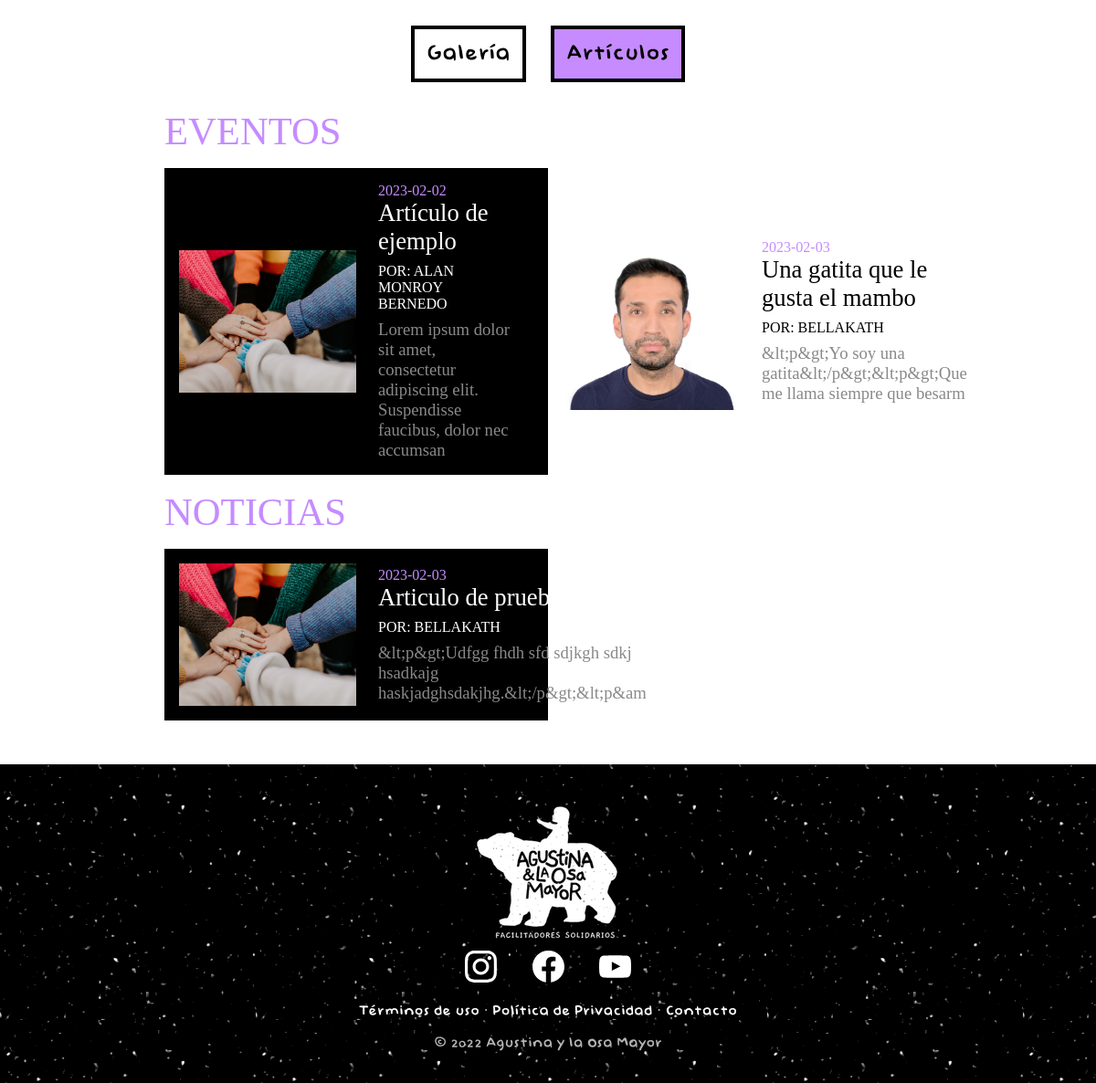
/blog (lower part), run on an earlier commit of the app's database.
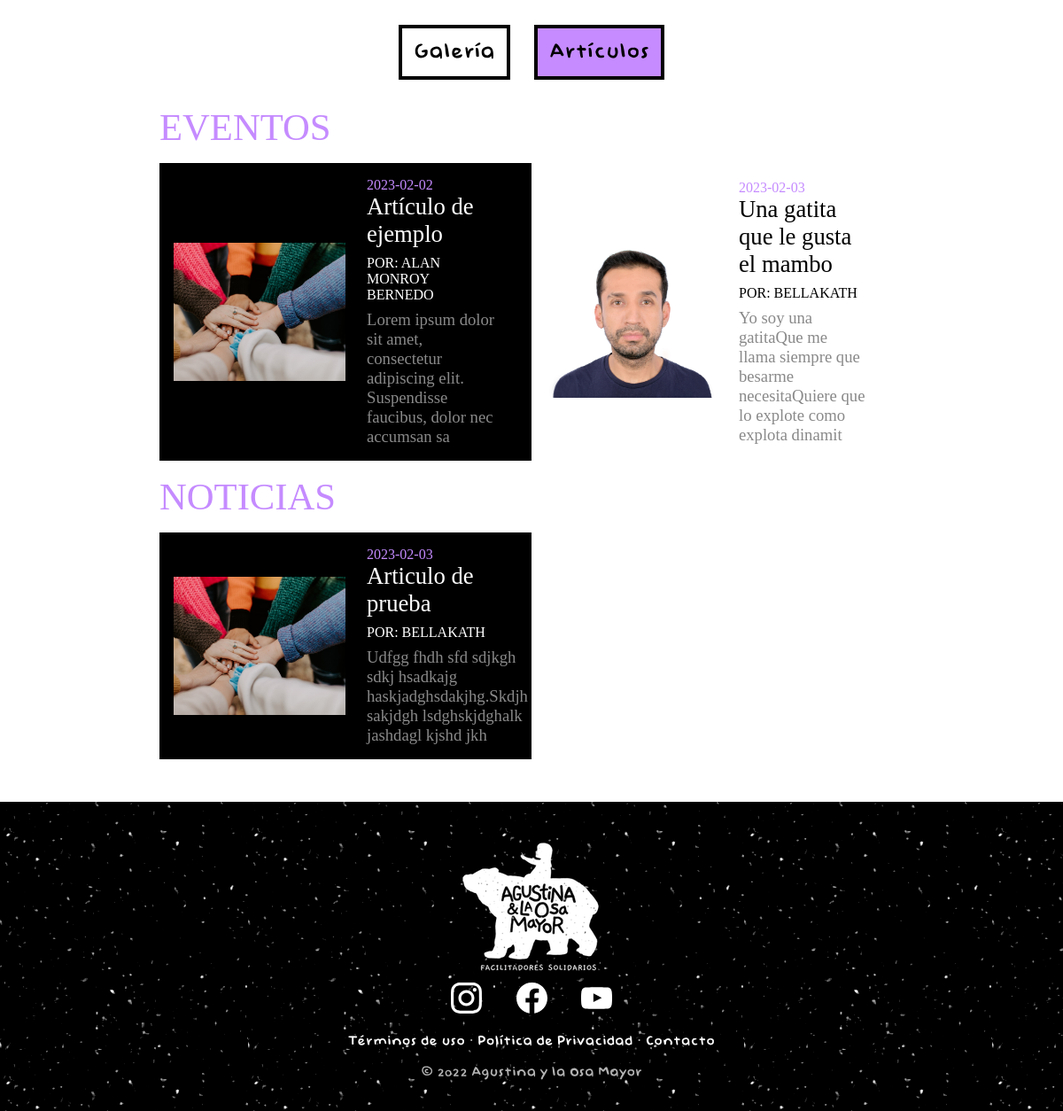
And on a later commit of the database.
### tables this page shows
CREATE TABLE `articulos` (
  `id` int(11) NOT NULL,
  `titulo` varchar(100) NOT NULL,
  `categoria` varchar(25) NOT NULL,
  `autor` varchar(50) NOT NULL,
  `contenido` text NOT NULL,
  `fecha` date NOT NULL DEFAULT current_timestamp(),
  `portada` varchar(100) NOT NULL DEFAULT 'default.png'
);

### htdocs/Core/functions.php (called while the page is built, shortened)
<?php
function base_path($path)
{
    return BASE_PATH . $path;
}
function view($path, $attributes = [])
{
    extract($attributes);
    require base_path('views/' . $path);
}

### htdocs/controllers/blog.php (called while the page is built, shortened)
<?php
$db = App::resolve(Database::class);
$articulos = $db->query('SELECT DISTINCT categoria FROM articulos')->get();
$categorias = array();
foreach ($articulos as $key => $value) {
    $categorias[$articulos[$key]["categoria"]] = [];
}
$articulos = $db->query('SELECT * FROM articulos')->get();
foreach ($articulos as $key=>$articulo) {
    $articulos[$key]["contenido"] = getDescription($articulo["contenido"]);
}
foreach ($articulos as $articulo)  {
    array_push($categorias[$articulo["categoria"]], $articulo);
}
view("blog.view.php", [
    'categorias' => $categorias,
	'articulos' => $articulos
]);

### htdocs/index.php (called while the page is built, shortened)
<?php
require BASE_PATH.'Core/functions.php';
spl_autoload_register(function ($class) {
    $class = str_replace('\\', DIRECTORY_SEPARATOR, $class);
});
require base_path('bootstrap.php');
$router = new \Core\Router();
$uri = parse_url($_SERVER['REQUEST_URI'])['path'];
$method = $_POST['_method'] ?? $_SERVER['REQUEST_METHOD'];
$router->route($uri, $method);

### htdocs/Core/Database.php (called while the page is built, shortened)
<?php
class Database
{
    public $connection;
    public $statement;
    public function __construct($config, $username = 'root', $password = '')
    {
        $dsn = 'mysql:' . http_build_query($config, '', ';');
        $this->connection = new PDO($dsn, $username, $password, [
           PDO::ATTR_DEFAULT_FETCH_MODE => PDO::FETCH_ASSOC
        ]);
    }
    public function query($query, $params = [])
    {
        $this->statement = $this->connection->prepare($query);
        $this->statement->execute($params);
        return $this;
    }
    public function get()
    {
        return $this->statement->fetchAll();
    }
}

### htdocs/Core/App.php (called while the page is built, shortened)
<?php
class App
{
    protected static $container;
    public static function setContainer($container)
    {
        static::$container = $container;
    }
    public static function container()
    {
        return static::$container;
    }
    public static function resolve($key)
    {
        return static::container()->resolve($key);
    }
}

### htdocs/Core/Container.php (called while the page is built, shortened)
<?php
class Container
{
    protected $bindings = [];
    public function bind($key, $resolver)
    {
        $this->bindings[$key] = $resolver;
    }
    public function resolve($key)
    {
        $resolver = $this->bindings[$key];
        return call_user_func($resolver);
    }
}

### htdocs/config.php (called while the page is built)
<?php
return [
    'database' => [
        'host' => 'localhost',
        'port' => 3306,
        'dbname' => 'epiz_33068761_agustina_db',
        'charset' => 'utf8mb4'
    ],
];

### htdocs/bootstrap.php (called while the page is built, shortened)
<?php
$container = new Container();
$container->bind('Core\Database', function () {
    $config = require base_path('config.php');
    return new Database($config['database']);
});

### htdocs/views/blog.view.php (the view, shortened to what this page needs)
<!DOCTYPE html>
<html lang="es-PE">
<head>
	<link rel="stylesheet" href="../styles/layout.css">
	<link rel="stylesheet" href="../styles/star_sizes.css">
	<link rel="stylesheet" href="../styles/header.css">
	<link rel="stylesheet" href="../styles/blog.css">
</head>
<body>
	<main>
		<div id="btn-holder">
			<a class="b_button" href="/galeria#btn-holder">Galería</a>
			<a class="b_button" id="b_sel" href="/blog#btn-holder">Artículos</a>
		</div>
		<div id="more-container">
			<?php foreach ($categorias as $key => $categoria): ?>
			<div class="cat-name"><?= $key ?></div>
				<div class="articulos-container">
				<?php foreach ($categoria as $articulo): ?>
					<a class="otro" href="/articulo?id=<?= $articulo["id"] ?>">
						<img class="thumbnail" src="articles/<?= $articulo["portada"] ?>">
						<div class="otro-info">
							<div class="otro-dat"><?= $articulo["fecha"] ?></div>
							<div class="otro-tit"><?= $articulo["titulo"] ?></div>
							<div class="otro-aut">POR: <?= strtoupper($articulo["autor"]) ?></div>
							<div class="otro-res"><?= $articulo["contenido"] ?></div>
						</div>
					</a>
				<?php endforeach; ?>
			</div>
			<?php endforeach; ?>
		</div>
	</main>
	<?php require base_path('views/partials/footer.php') ?>
</body>
</html>

### htdocs/Core/Router.php (shortened to what this page needs)
<?php
class Router
{
    protected $routes = [];
    public function add($method, $uri, $controller)
    {
        $this->routes[] = [
            'uri' => $uri,
            'controller' => $controller,
            'method' => $method
        ];
    }
    public function route($uri, $method)
    {
        foreach ($this->routes as $route) {
            if ($route['uri'] === $uri && $route['method'] === strtoupper($method)) {
                return require base_path($route['controller']);
            }
        }
    }
}

What changed in the data, as far as the page shows it:
changed articulos "Artículo de ejemplo": contenido "Lorem ipsum dolor sit amet, consectetur adipiscing elit. Suspendisse faucibus, dolor nec accumsan" → "Lorem ipsum dolor sit amet, consectetur adipiscing elit. Suspendisse faucibus, dolor nec accumsan sa"
changed articulos "Una gatita que le gusta el mambo": contenido "&lt;p&gt;Yo soy una gatita&lt;/p&gt;&lt;p&gt;Que me llama siempre que besarm" → "Yo soy una gatitaQue me llama siempre que besarme necesitaQuiere que lo explote como explota dinamit"
changed articulos "Articulo de prueba": contenido "&lt;p&gt;Udfgg fhdh sfd sdjkgh sdkj hsadkajg haskjadghsdakjhg.&lt;/p&gt;&lt;p&am" → "Udfgg fhdh sfd sdjkgh sdkj hsadkajg haskjadghsdakjhg.Skdjh sakjdgh lsdghskjdghalk jashdagl kjshd jkh"
